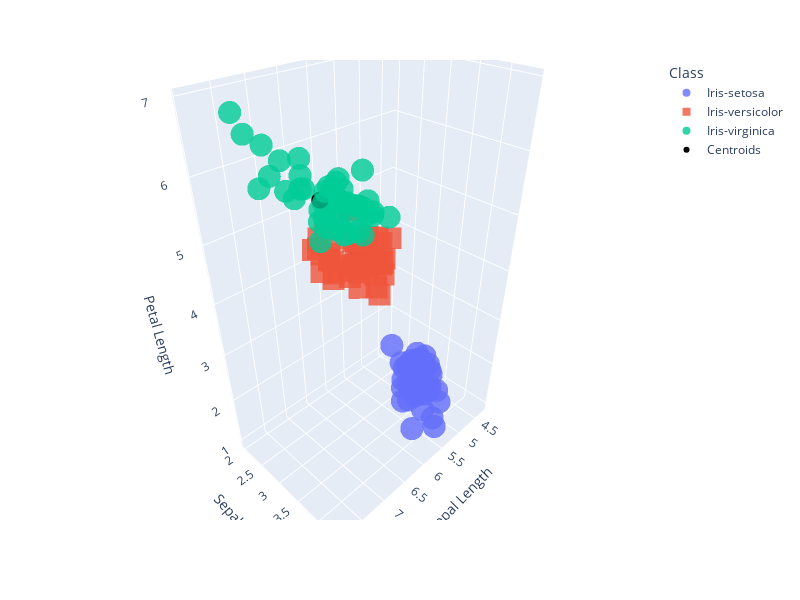

Notebook code cell kept with this figure:
### Code cell
import numpy as np
import pandas as pd
import plotly.express as px

def load(input_filename):
    data = np.genfromtxt(input_filename, delimiter=',', dtype=float, usecols=(0, 1, 2, 3))
    class_label = np.genfromtxt(input_filename, delimiter=',', dtype=str, usecols=4)
    return data, class_label

def main():
    input_filename = 'iris.data'
    data, class_label = load(input_filename)

    dimension = data.shape[1]
    dimension = dimension - 1

    centroids, cluster_affiliation = kmeans(data[:, :dimension], dimension, 3)
    print(centroids)
    df = pd.DataFrame(data, columns=['Sepal Length', 'Sepal Width', 'Petal Length', 'Petal Width'])
    df['Class'] = class_label
    fig = px.scatter_3d(df, x='Sepal Length', y='Sepal Width', z='Petal Length', color='Class',
                        symbol='Class', symbol_map={'Iris-setosa': 'circle', 'Iris-versicolor': 'square', 'Iris-virginica': 'circle'},
                        opacity=0.8, width=800, height=600)

    fig.add_scatter3d(x=centroids[:, 0], y=centroids[:, 1], z=centroids[:, 2], mode='markers',
                      marker=dict(color='black', symbol='circle', size=6), name='Centroids')

    fig.update_layout(scene=dict(xaxis_title='Sepal Length', yaxis_title='Sepal Width', zaxis_title='Petal Length'))

    fig.show()

if __name__ == "__main__":
    main()

### Figure 1 — Plotly figure (JSON) as saved in the notebook; plotly's stock layout.template omitted (floating-point values rounded to 4 significant figures)
{"data": [{"hovertemplate": "Class=Iris-setosa<br>Sepal Length=%{x}<br>Sepal Width=%{y}<br>Petal Length=%{z}<extra></extra>", "legendgroup": "Iris-setosa", "marker": {"color": "#636efa", "opacity": 0.8, "symbol": "circle"}, "mode": "markers", "name": "Iris-setosa", "scene": "scene", "showlegend": true, "type": "scatter3d", "x": [5.1, 4.9, 4.7, 4.6, 5, 5.4, 4.6, 5, 4.4, 4.9, 5.4, 4.8, 4.8, 4.3, 5.8, 5.7, 5.4, 5.1, 5.7, 5.1, 5.4, 5.1, 4.6, 5.1, 4.8, 5, 5, 5.2, 5.2, 4.7, 4.8, 5.4, 5.2, 5.5, 4.9, 5, 5.5, 4.9, 4.4, 5.1, 5, 4.5, 4.4, 5, 5.1, 4.8, 5.1, 4.6, 5.3, 5], "y": [3.5, 3, 3.2, 3.1, 3.6, 3.9, 3.4, 3.4, 2.9, 3.1, 3.7, 3.4, 3, 3, 4, 4.4, 3.9, 3.5, 3.8, 3.8, 3.4, 3.7, 3.6, 3.3, 3.4, 3, 3.4, 3.5, 3.4, 3.2, 3.1, 3.4, 4.1, 4.2, 3.1, 3.2, 3.5, 3.1, 3, 3.4, 3.5, 2.3, 3.2, 3.5, 3.8, 3, 3.8, 3.2, 3.7, 3.3], "z": [1.4, 1.4, 1.3, 1.5, 1.4, 1.7, 1.4, 1.5, 1.4, 1.5, 1.5, 1.6, 1.4, 1.1, 1.2, 1.5, 1.3, 1.4, 1.7, 1.5, 1.7, 1.5, 1, 1.7, 1.9, 1.6, 1.6, 1.5, 1.4, 1.6, 1.6, 1.5, 1.5, 1.4, 1.5, 1.2, 1.3, 1.5, 1.3, 1.5, 1.3, 1.3, 1.3, 1.6, 1.9, 1.4, 1.6, 1.4, 1.5, 1.4]}, {"hovertemplate": "Class=Iris-versicolor<br>Sepal Length=%{x}<br>Sepal Width=%{y}<br>Petal Length=%{z}<extra></extra>", "legendgroup": "Iris-versicolor", "marker": {"color": "#EF553B", "opacity": 0.8, "symbol": "square"}, "mode": "markers", "name": "Iris-versicolor", "scene": "scene", "showlegend": true, "type": "scatter3d", "x": [7, 6.4, 6.9, 5.5, 6.5, 5.7, 6.3, 4.9, 6.6, 5.2, 5, 5.9, 6, 6.1, 5.6, 6.7, 5.6, 5.8, 6.2, 5.6, 5.9, 6.1, 6.3, 6.1, 6.4, 6.6, 6.8, 6.7, 6, 5.7, 5.5, 5.5, 5.8, 6, 5.4, 6, 6.7, 6.3, 5.6, 5.5, 5.5, 6.1, 5.8, 5, 5.6, 5.7, 5.7, 6.2, 5.1, 5.7], "y": [3.2, 3.2, 3.1, 2.3, 2.8, 2.8, 3.3, 2.4, 2.9, 2.7, 2, 3, 2.2, 2.9, 2.9, 3.1, 3, 2.7, 2.2, 2.5, 3.2, 2.8, 2.5, 2.8, 2.9, 3, 2.8, 3, 2.9, 2.6, 2.4, 2.4, 2.7, 2.7, 3, 3.4, 3.1, 2.3, 3, 2.5, 2.6, 3, 2.6, 2.3, 2.7, 3, 2.9, 2.9, 2.5, 2.8], "z": [4.7, 4.5, 4.9, 4, 4.6, 4.5, 4.7, 3.3, 4.6, 3.9, 3.5, 4.2, 4, 4.7, 3.6, 4.4, 4.5, 4.1, 4.5, 3.9, 4.8, 4, 4.9, 4.7, 4.3, 4.4, 4.8, 5, 4.5, 3.5, 3.8, 3.7, 3.9, 5.1, 4.5, 4.5, 4.7, 4.4, 4.1, 4, 4.4, 4.6, 4, 3.3, 4.2, 4.2, 4.2, 4.3, 3, 4.1]}, {"hovertemplate": "Class=Iris-virginica<br>Sepal Length=%{x}<br>Sepal Width=%{y}<br>Petal Length=%{z}<extra></extra>", "legendgroup": "Iris-virginica", "marker": {"color": "#00cc96", "opacity": 0.8, "symbol": "circle"}, "mode": "markers", "name": "Iris-virginica", "scene": "scene", "showlegend": true, "type": "scatter3d", "x": [6.3, 5.8, 7.1, 6.3, 6.5, 7.6, 4.9, 7.3, 6.7, 7.2, 6.5, 6.4, 6.8, 5.7, 5.8, 6.4, 6.5, 7.7, 7.7, 6, 6.9, 5.6, 7.7, 6.3, 6.7, 7.2, 6.2, 6.1, 6.4, 7.2, 7.4, 7.9, 6.4, 6.3, 6.1, 7.7, 6.3, 6.4, 6, 6.9, 6.7, 6.9, 5.8, 6.8, 6.7, 6.7, 6.3, 6.5, 6.2, 5.9], "y": [3.3, 2.7, 3, 2.9, 3, 3, 2.5, 2.9, 2.5, 3.6, 3.2, 2.7, 3, 2.5, 2.8, 3.2, 3, 3.8, 2.6, 2.2, 3.2, 2.8, 2.8, 2.7, 3.3, 3.2, 2.8, 3, 2.8, 3, 2.8, 3.8, 2.8, 2.8, 2.6, 3, 3.4, 3.1, 3, 3.1, 3.1, 3.1, 2.7, 3.2, 3.3, 3, 2.5, 3, 3.4, 3], "z": [6, 5.1, 5.9, 5.6, 5.8, 6.6, 4.5, 6.3, 5.8, 6.1, 5.1, 5.3, 5.5, 5, 5.1, 5.3, 5.5, 6.7, 6.9, 5, 5.7, 4.9, 6.7, 4.9, 5.7, 6, 4.8, 4.9, 5.6, 5.8, 6.1, 6.4, 5.6, 5.1, 5.6, 6.1, 5.6, 5.5, 4.8, 5.4, 5.6, 5.1, 5.1, 5.9, 5.7, 5.2, 5, 5.2, 5.4, 5.1]}, {"marker": {"color": "black", "size": 6, "symbol": "circle"}, "mode": "markers", "name": "Centroids", "type": "scatter3d", "x": [5.006, 6.839, 5.861], "y": [3.418, 3.063, 2.739], "z": [1.464, 5.678, 4.369]}], "layout": {"height": 600, "legend": {"title": {"text": "Class"}, "tracegroupgap": 0}, "margin": {"t": 60}, "scene": {"aspectmode": "auto", "aspectratio": {"x": 0.9709, "y": 0.6473, "z": 1.591}, "domain": {"x": [0, 1], "y": [0, 1]}, "xaxis": {"title": {"text": "Sepal Length"}, "type": "linear"}, "yaxis": {"title": {"text": "Sepal Width"}, "type": "linear"}, "zaxis": {"title": {"text": "Petal Length"}, "type": "linear"}}, "width": 800}}
